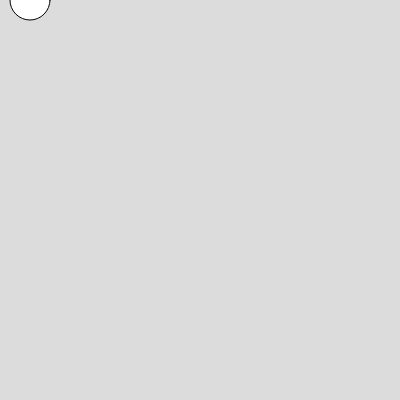
Frame 1 (no input)
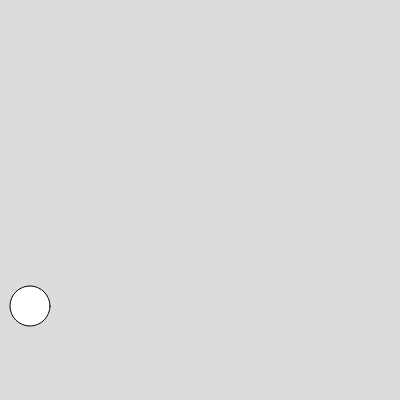
Frame 60 (no input)
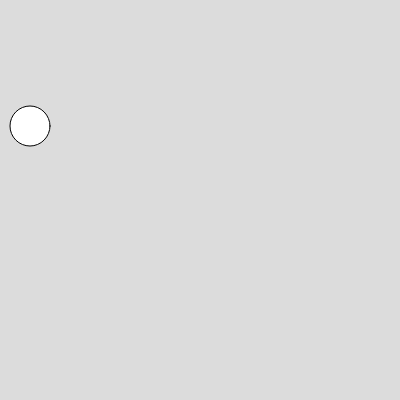
Frame 120 (the mouse pressed at the canvas centre since frame 60)

The p5.js sketch that drew these frames (run headless with seeded random() and noise() and a simulated clock; from frame 60 on, the mouse is pressed at the canvas centre):

// p5.js sketch
// ── sketch.js
var y = 0
  var speed = 20

function setup() {
  createCanvas(400, 400);
 
  
}

function draw() {
  background(220);
  ellipse(30,y,40,40)
  //go up when hits the bottom
  if (y > height){
speed = -3
  }
  //go down when hits the top
  if (y < 0){
speed = +3
  }
 y = y + speed


}
